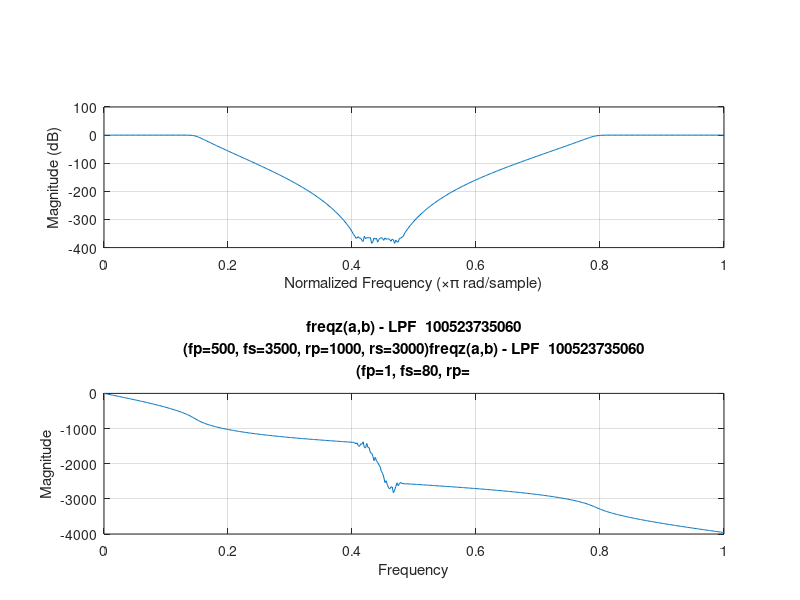
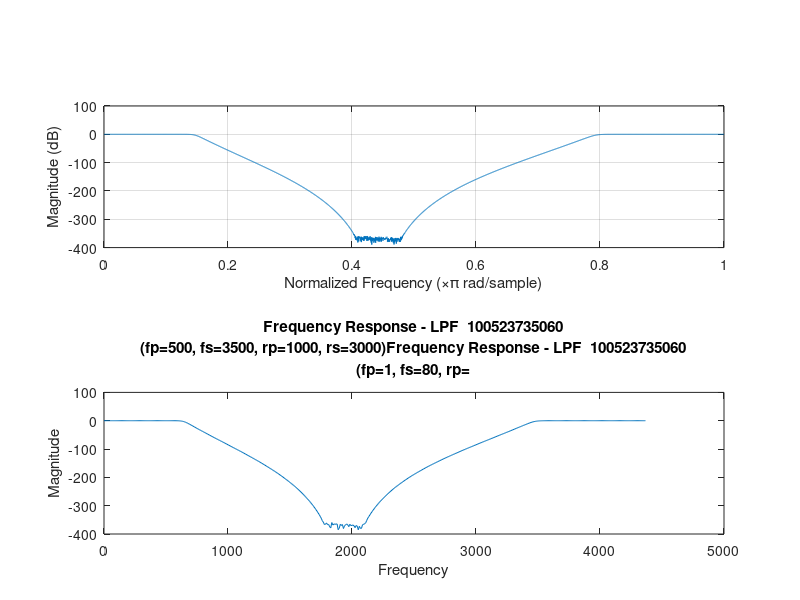

These charts were generated, in order, by the following MATLAB code:
clc;
clear all;
close all;

fs= [1000 3000];
fp= [500 3500];
rp= 1;
rs= 80;

Fs=2.5*max(fp);
wp=2*fp/Fs;
ws=2*fs/Fs;

[N,wc]= buttord(wp,ws,rp,rs);
[a_bsf,b_bsf]= butter(N,wc,'stop');

figure(1);
freqz(a_bsf,b_bsf);
title(sprintf('freqz(a,b) - LPF  100523735060\n(fp=%d, fs=%d, rp=%d, rs=%d)', fp, fs, rp, rs));
xlabel('Frequency'); ylabel('Magnitude');

figure(2);
subplot(211);
freqz(a_bsf,b_bsf, 4096); % Ensure consistent coefficient order
title(sprintf('freqz(a,b,4096) - LPF  100523735060\n(fp=%d, fs=%d, rp=%d, rs=%d)', fp, fs, rp, rs));
xlabel('Frequency'); ylabel('Magnitude');

subplot(212);
[H, w] = freqz(a_bsf,b_bsf);
H_mag = abs(H);
plot(w * Fs / (2 * pi), 20 * log10(H_mag));
title(sprintf('Frequency Response - LPF  100523735060\n(fp=%d, fs=%d, rp=%d, rs=%d)', fp, fs, rp, rs));
xlabel('Frequency'); ylabel('Magnitude');


save('D:\B.E.(ECE)\semester 4\matlab programmes\BSFcoeff.mat', 'a_bsf', 'b_bsf');

% %******case2
% 
% fs= [200 500];
% fp= [150 550];
% rp= 1;
% rs= 120;
% 
% 
% Fs=2.5*max(fp);
% wp=2*fs/Fs;
% ws=2*fp/Fs;
% 
% [N,wc]= buttord(wp,ws,rp,rs);
% [a1,b1]= butter(N,wc,'stop');
% [H,w]= freqz(a1,b1);
% H1_mag= abs(H);
% 
% subplot(312);
% plot(w*Fs/(2*pi), 20*log10(H1_mag));
% title(sprintf('Frequency Response - BSF  100523735060\n(fp=[%d %d], fs=[%d %d],  rp=%d, rs=%d)', fp, fs, rp, rs));
% xlabel('Frequency'); ylabel('Magnitude');
